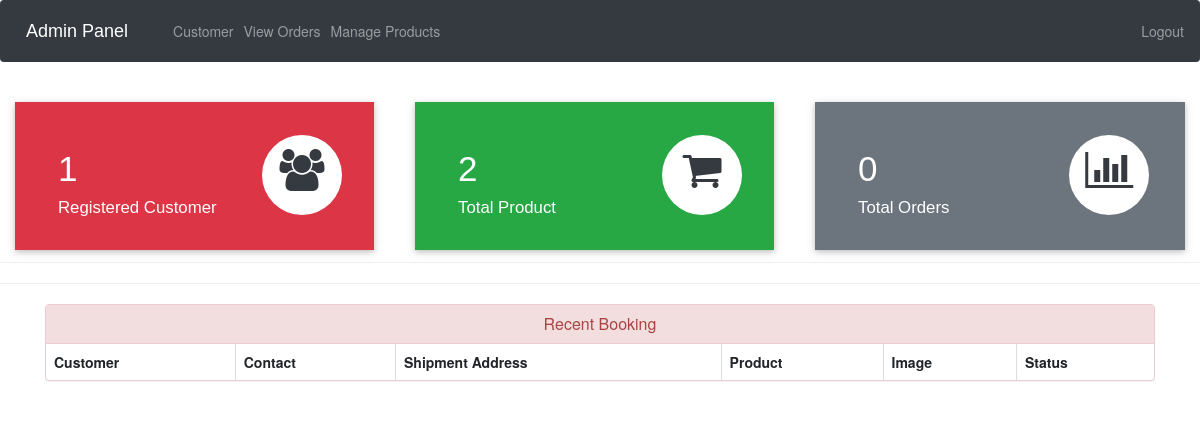
Page /admin-dashboard (signed in) on the earlier database version.
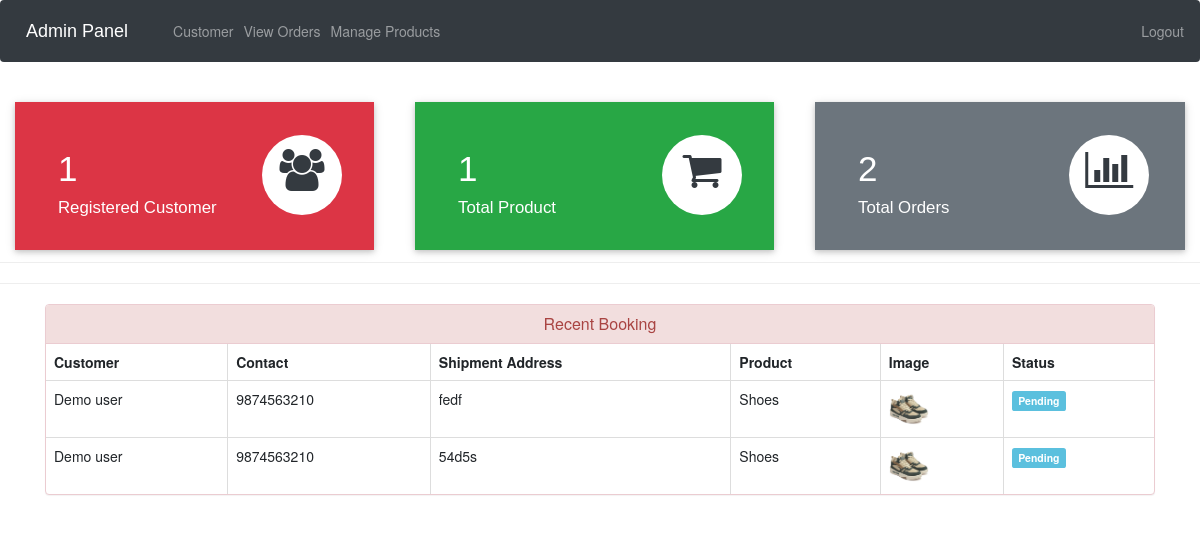
Same page on the later database version.
### ecom/models.py (models this page shows, shortened)
class Customer(models.Model):
    user=models.OneToOneField(User,on_delete=models.CASCADE)
    profile_pic= models.ImageField(upload_to='profile_pic/CustomerProfilePic/',null=True,blank=True)
    address = models.CharField(max_length=40)
    mobile = models.CharField(max_length=20,null=False)
    @property
    def get_name(self):
        return self.user.first_name+" "+self.user.last_name

class Orders(models.Model):
    STATUS =(
        ('Pending','Pending'),
        ('Order Confirmed','Order Confirmed'),
        ('Out for Delivery','Out for Delivery'),
        ('Delivered','Delivered'),
    )
    customer=models.ForeignKey('Customer', on_delete=models.CASCADE,null=True)
    product=models.ForeignKey('Product',on_delete=models.CASCADE,null=True)
    email = models.CharField(max_length=50,null=True)
    address = models.CharField(max_length=500,null=True)
    mobile = models.CharField(max_length=20,null=True)
    order_date= models.DateField(auto_now_add=True,null=True)
    status=models.CharField(max_length=50,null=True,choices=STATUS)

class Product(models.Model):
    name=models.CharField(max_length=40)
    product_image= models.ImageField(upload_to='product_image/',null=True,blank=True)
    price = models.PositiveIntegerField()
    description=models.CharField(max_length=40)
    stock = models.PositiveIntegerField(default=0)

### ecom/views.py (the view)
# urls.py: path('admin-dashboard', views.admin_dashboard_view,name='admin-dashboard'),
@login_required(login_url='adminlogin')
def admin_dashboard_view(request):
    customercount=models.Customer.objects.all().count()
    productcount=models.Product.objects.all().count()
    ordercount=models.Orders.objects.all().count()
    orders=models.Orders.objects.all()
    ordered_products=[]
    ordered_bys=[]
    for order in orders:
        ordered_product=models.Product.objects.all().filter(id=order.product.id)
        ordered_by=models.Customer.objects.all().filter(id = order.customer.id)
        ordered_products.append(ordered_product)
        ordered_bys.append(ordered_by)
    mydict={
    'customercount':customercount,
    'productcount':productcount,
    'ordercount':ordercount,
    'data':zip(ordered_products,ordered_bys,orders),
    }
    return render(request,'ecom/admin_dashboard.html',context=mydict)

### templates/ecom/admin_dashboard.html
{% extends 'ecom/admin_base.html' %}
{% load static %}
{% block content %}
<br>
{%include 'ecom/admin_dashboard_cards.html'%}
<br><br><br><br><br>
<hr><hr>
<div class="container" >
    <div class="panel panel-danger" >
      <div class="panel-heading" style="text-align:center;">
        <h6 class="panel-title">Recent Booking</h6>
      </div>
      <table class="table table-hover table-bordered" id="dev-table">
        <thead>
          <tr>
            <th>Customer</th>
            <th>Contact</th>
            <th>Shipment Address</th>
            <th>Product</th>
            <th>Image</th>
            <th>Status</th>
          </tr>
        </thead>
        {% for product,customer,order in data %}
        <tr>
          {% for c in customer %}
          <td> {{c.get_name}}</td>
          <td>{{c.mobile}}</td>
          <td>{{order.address}}</td>
          {% endfor %}
          {% for p in product %}
          <td> {{p.name}}</td>
          <td> <img src="{% static p.product_image.url %}" alt="Profile Pic" height="40px" width="40px" /></td>
          {% if order.status == 'Pending'%}
          <td> <span class="label label-info">{{order.status}}</span></td>
          {% elif order.status == 'Delivered' %}
          <td> <span class="label label-success">{{order.status}}</span></td>
          {% elif order.status == 'Out for Delivery' %}
          <td> <span class="label label-warning">{{order.status}}</span></td>
          {%else%}
            <td> <span class="label label-primary">{{order.status}}</span></td>
          {%endif%}
          {% endfor %}
        </tr>
        {% endfor %}
      </table>
  </div>
</div>
{% endblock content %}

Differences in the rows shown:
added Orders: address "fedf", status "Pending"
now on this page (row unchanged): Customer: get_name "Demo user", mobile "9874563210"
added Product: name "Shoes", product_image (picture)
added Orders: address "54d5s", status "Pending"
Other differences:
{{ productcount }}: "2" → "1"
{{ ordercount }}: "0" → "2"
